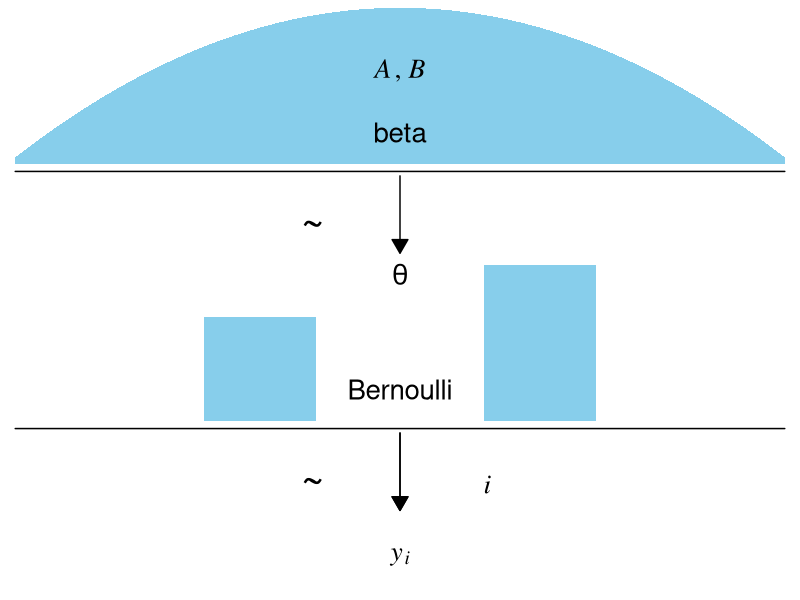
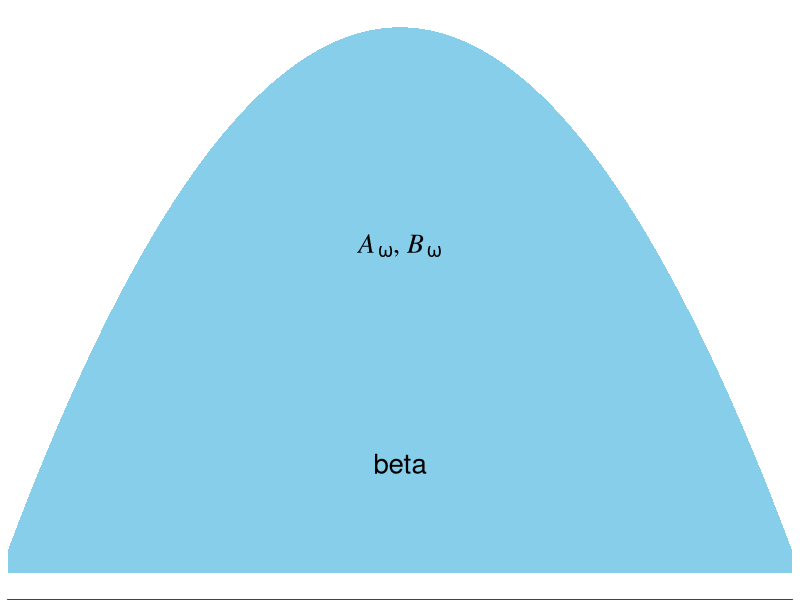
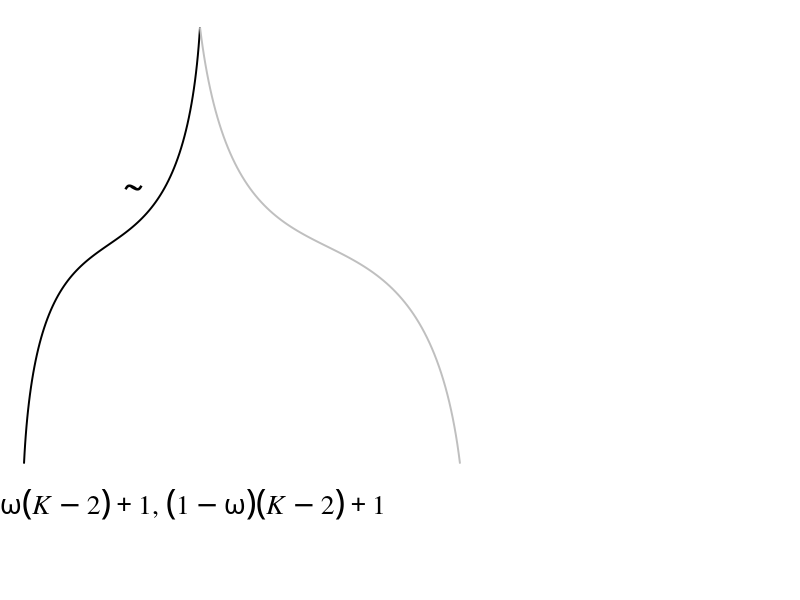
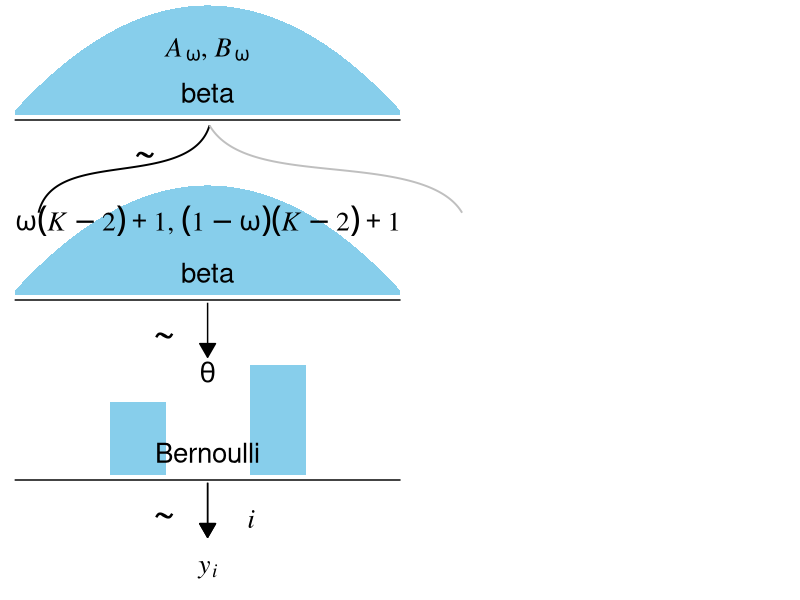

These charts were generated, in order, by the following R code:
## ---- chunk 1
library(tidyverse)
library(patchwork)
library(ggforce)
## ---- chunk 2
theme_set(theme_grey() +
            theme_void() +
            theme(plot.margin = margin(0, 5.5, 0, 5.5)))
## ---- chunk 3
# plot of a beta density
p1 <-
  tibble(x = seq(from = .01, to = .99, by = .01),
         d = (dbeta(x, 2, 2)) / max(dbeta(x, 2, 2))) %>% 
  
  ggplot(aes(x = x, ymin = 0, ymax = d)) +
  geom_ribbon(fill = "skyblue", size = 0) +
  annotate(geom = "text",
           x = .5, y = .2,
           label = "beta",
           size = 7) +
  annotate(geom = "text",
           x = .5, y = .6,
           label = "italic(A)*', '*italic(B)", 
           size = 7, family = "Times", parse = TRUE) +
  scale_x_continuous(expand = c(0, 0)) +
  theme(axis.line.x = element_line(size = 0.5))

# an annotated arrow
p2 <-
  tibble(x    = .5,
         y    = 1,
         xend = .5,
         yend = 0) %>%
  
  ggplot(aes(x = x, xend = xend,
             y = y, yend = yend)) +
  geom_segment(arrow = arrow(length = unit(0.4, "cm"), type = "closed")) +
  annotate(geom = "text",
           x = .375, y = 1/3,
           label = "'~'",
           size = 10, family = "Times", parse = T) +
  xlim(0, 1) +
  ylim(0, 1)

# bar plot of Bernoulli data
p3 <-
  tibble(x = 0:1,
         d = (dbinom(x, size = 1, prob = .6)) / max(dbinom(x, size = 1, prob = .6))) %>% 
  
  ggplot(aes(x = x, y = d)) +
  geom_col(fill = "skyblue", width = .4) +
  annotate(geom = "text",
           x = .5, y = .2,
           label = "Bernoulli",
           size = 7) +
  annotate(geom = "text",
           x = .5, y = .94,
           label = "theta", 
           size = 7, family = "Times", parse = T) +
  xlim(-.75, 1.75) +
  theme(axis.line.x = element_line(size = 0.5))

# another annotated arrow
p4 <-
  tibble(x     = c(.375, .625),
         y     = c(1/3, 1/3),
         label = c("'~'", "italic(i)")) %>% 
  
  ggplot(aes(x = x, y = y, label = label)) +
  geom_text(size = c(10, 7), parse = T, family = "Times") +
  geom_segment(x = .5, xend = .5,
               y = 1, yend = 0,
               arrow = arrow(length = unit(0.4, "cm"), type = "closed")) +
  xlim(0, 1) +
  ylim(0, 1)

# some text
p5 <-
  tibble(x     = 1,
         y     = .5,
         label = "italic(y[i])") %>% 
  
  ggplot(aes(x = x, y = y, label = label)) +
  geom_text(size = 7, parse = T, family = "Times") +
  xlim(0, 2) +
  ylim(0, 1)
## ---- chunk 4
layout <- c(
  area(t = 1, b = 2, l = 1, r = 1),
  area(t = 3, b = 3, l = 1, r = 1),
  area(t = 4, b = 5, l = 1, r = 1),
  area(t = 6, b = 6, l = 1, r = 1),
  area(t = 7, b = 7, l = 1, r = 1)
)

(p1 + p2 + p3 + p4 + p5) + 
  plot_layout(design = layout)
## ---- chunk 5
p1 <-
  tibble(x = seq(from = .01, to = .99, by = .01),
       d = (dbeta(x, 2, 2)) / max(dbeta(x, 2, 2))) %>% 
  ggplot(aes(x = x, ymin = 0, ymax = d)) +
  geom_ribbon(fill = "skyblue", size = 0) +
  annotate(geom = "text",
           x = .5, y = .2,
           label = "beta",
           size = 7) +
  annotate(geom = "text",
           x = .5, y = .6,
           label = "italic(A[omega])*', '*italic(B[omega])", 
           size = 7, family = "Times", parse = TRUE) +
  scale_x_continuous(expand = c(0, 0)) +
  theme(axis.line.x = element_line(size = 0.5))

p1
## ---- chunk 6
p2 <-
  tibble(x = c(.5, .475, .26, .08, .06,
               .5, .55, .8, 1.1, 1.15),
         y = c(1, .7, .6, .5, .2,
               1, .7, .6, .5, .2),
         line = rep(letters[1:2], each = 5)) %>% 
  
  ggplot(aes(x = x, y = y)) +
  geom_bspline(aes(color = line),
               size = 2/3, show.legend = F) + 
  annotate(geom = "text",
           x = 0, y = .125,
           label = "omega(italic(K)-2)+1*', '*(1-omega)(italic(K)-2)+1",
           size = 7, parse = T, family = "Times", hjust = 0) +
  annotate(geom = "text",
           x = 1/3, y = .7,
           label = "'~'",
           size = 10, parse = T, family = "Times") +
  scale_color_manual(values = c("black", "grey75")) +
  scale_x_continuous(expand = c(0, 0), limits = c(0, 2)) +
  ylim(0, 1) +
  theme_void()

p2
## ---- chunk 7
# another beta density
p3 <-
  tibble(x = seq(from = .01, to = .99, by = .01),
         d = (dbeta(x, 2, 2)) / max(dbeta(x, 2, 2))) %>% 
  ggplot(aes(x = x, ymin = 0, ymax = d)) +
  geom_ribbon(fill = "skyblue", size = 0) +
  annotate(geom = "text",
           x = .5, y = .2,
           label = "beta",
           size = 7) +
  scale_x_continuous(expand = c(0, 0)) +
  theme(axis.line.x = element_line(size = 0.5))

# an annotated arrow
p4 <-
  tibble(x    = .5,
         y    = 1,
         xend = .5,
         yend = 0) %>%
  
  ggplot(aes(x = x, xend = xend,
             y = y, yend = yend)) +
  geom_segment(arrow = arrow(length = unit(0.4, "cm"), type = "closed")) +
  annotate(geom = "text",
           x = .375, y = 1/3,
           label = "'~'",
           size = 10, family = "Times", parse = T) +
  xlim(0, 1) +
  ylim(0, 1)

# bar plot of Bernoulli data
p5 <-
  tibble(x = 0:1,
         d = (dbinom(x, size = 1, prob = .6)) / max(dbinom(x, size = 1, prob = .6))) %>% 
  
  ggplot(aes(x = x, y = d)) +
  geom_col(fill = "skyblue", width = .4) +
  annotate(geom = "text",
           x = .5, y = .2,
           label = "Bernoulli",
           size = 7) +
  annotate(geom = "text",
           x = .5, y = .94,
           label = "theta", 
           size = 7, family = "Times", parse = T) +
  xlim(-.75, 1.75) +
  theme(axis.line.x = element_line(size = 0.5))

# another annotated arrow
p6 <-
  tibble(x     = c(.375, .625),
         y     = c(1/3, 1/3),
         label = c("'~'", "italic(i)")) %>% 
  
  ggplot(aes(x = x, y = y, label = label)) +
  geom_text(size = c(10, 7), parse = T, family = "Times") +
  geom_segment(x = .5, xend = .5,
               y = 1, yend = 0,
               arrow = arrow(length = unit(0.4, "cm"), type = "closed")) +
  xlim(0, 1) +
  ylim(0, 1)

# some text
p7 <-
  tibble(x     = .5,
         y     = .5,
         label = "italic(y[i])") %>% 
  
  ggplot(aes(x = x, y = y, label = label)) +
  geom_text(size = 7, parse = T, family = "Times") +
  xlim(0, 1) +
  ylim(0, 1)
## ---- chunk 8
layout <- c(
  area(t = 1, b = 2, l = 1, r = 1),
  area(t = 4, b = 5, l = 1, r = 1),
  area(t = 3, b = 4, l = 1, r = 2),
  area(t = 6, b = 6, l = 1, r = 1),
  area(t = 7, b = 8, l = 1, r = 1),
  area(t = 9, b = 9, l = 1, r = 1),
  area(t = 10, b = 10, l = 1, r = 1)
)

(p1 + p3 + p2 + p4 + p5 + p6 + p7) + 
  plot_layout(design = layout)
